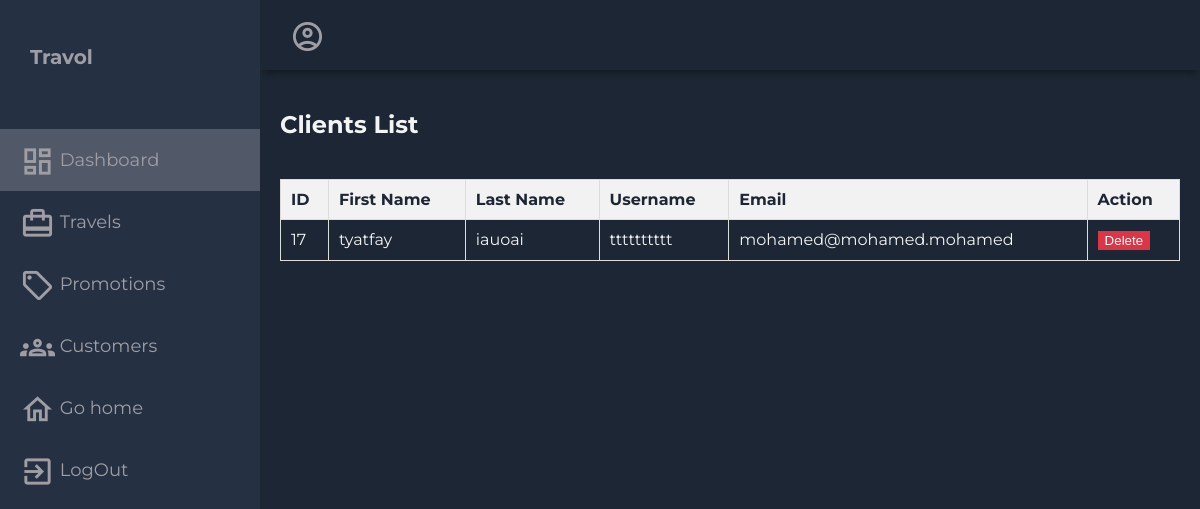
/clients/, run on the app's committed database.
### myfirstapp/models.py (models this page shows, shortened)
class CustomUser(AbstractUser):
    email = models.EmailField(unique=True)
    password = models.CharField(max_length=128)  # Use a more secure method for storing passwords
    birth_date = models.DateField(null=True, blank=True)
    first_name = models.CharField(max_length=30)
    last_name = models.CharField(max_length=30)
    groups = models.ManyToManyField(
        "auth.Group",
        related_name="customuser_set",
        blank=True,
        help_text="The groups this user belongs to. A user will get all permissions granted to each of their groups.",
        verbose_name="groups",
    )
    user_permissions = models.ManyToManyField(
        "auth.Permission",
        related_name="customuser_set",
        blank=True,
        help_text="Specific permissions for this user.",
        verbose_name="user permissions",
    )

### myfirstapp/views.py (the view)
# urls.py: path('clients/', client_list, name='client_list'),
def client_list(request):
    users = get_user_model().objects.filter(is_superuser=False)
    username = request.user.username
    context = {
        'username': username,
        'user_list': users,
    }
    return render(request, 'myfirstapp/Clients.html', context)

### myfirstapp/templates/myfirstapp/Clients.html (shortened to what this page needs)
{% load static %}
<!DOCTYPE html>
<html lang="en">
<head>
  <link rel="stylesheet" href="{% static 'css/dashboard.css' %}">
</head>
<body>
  <div class="grid-container">
    <header class="header">
      <div class="header-right">
        <span class="material-icons-outlined">account_circle</span>
      </div>
    </header>
    <aside id="sidebar">
      <div class="sidebar-title">
        <div class="sidebar-brand">
          Travol
        </div>
      </div>
      <ul class="sidebar-list">
        <li class="sidebar-list-item" id="aa">
          <a href="{% url 'administrator_dashboard' %}">
            <span class="material-icons-outlined">dashboard</span> Dashboard
          </a>
        </li>
        <li class="sidebar-list-item">
          <a href="{% url 'list_travels'%}">
            <span class="material-icons-outlined">card_travel</span> Travels
          </a>
        </li>
        <li class="sidebar-list-item">
          <a href="{% url 'add_promotion' %}">
            <span class="material-icons-outlined">local_offer</span> Promotions
          </a>
        </li>
        <li class="sidebar-list-item">
          <a href="{% url 'client_list' %}">
            <span class="material-icons-outlined">groups</span> Customers
          </a>
        </li>
        <li class="sidebar-list-item">
          <a href="{% url 'home_page' %}">
            <span class="material-icons-outlined">home</span> Go home
          </a>
        </li>
        <li class="sidebar-list-item">
          <a href="{% url 'logout_view' %}">
            <span class="material-icons-outlined">exit_to_app</span> LogOut
          </a>
        </li>
      </ul>
    </aside>
    {% block content %}
    <div class="main-container">
      <div class="main-title">
        <h2>Clients List</h2>
      </div>
      <div class="customer-list">
        <table class="table">
          <thead>
            <tr>
              <th>ID</th>
              <th>First Name</th>
              <th>Last Name</th>
              <th>Username</th>
              <th>Email</th>
              <th>Action</th>
            </tr>
          </thead>
          <tbody>
            {% for user in user_list %}
            <tr>
              <td>{{ user.id }}</td>
              <td>{{ user.first_name }}</td>
              <td>{{ user.last_name }}</td>
              <td>{{ user.username }}</td>
              <td>{{ user.email }}</td>
              <td>
                <form action="{% url 'delete_client' user.id %}" method="POST">
                  <button type="submit" class="btn btn-danger">Delete</button>
              </td>
            </tr>
            {% endfor %}
          </tbody>
        </table>
      </div>
    </div>
    {% endblock %}
  </div>
</body>
</html>

### static/css/dashboard.css (style rules this page uses)
body { margin: 0; padding: 0; background-color: #1d2634; color: #9e9ea4; font-family: 'Montserrat', sans-serif; }
.material-icons-outlined { vertical-align: middle; line-height: 1px; font-size: 35px; }
.grid-container { display: grid; grid-template-columns: 260px 1fr 1fr 1fr; grid-template-rows: 0.2fr 3fr; grid-template-areas: 'sidebar header header header' 'sidebar main main main'; height: 100vh; }
.header { grid-area: header; height: 70px; display: flex; align-items: center; justify-content: space-between; padding: 0 30px 0 30px; box-shadow: 0 6px 7px -3px rgba(0, 0, 0, 0.35); }
#sidebar { grid-area: sidebar; height: 100%; background-color: #263043; overflow-y: auto; transition: all 0.5s; -webkit-transition: all 0.5s; }
.sidebar-title { display: flex; justify-content: space-between; align-items: center; padding: 30px 30px 30px 30px; margin-bottom: 30px; }
.sidebar-brand { margin-top: 15px; font-size: 20px; font-weight: 700; }
.sidebar-list { padding: 0; margin-top: 15px; list-style-type: none; }
.sidebar-list-item { padding: 20px 20px 20px 20px; font-size: 18px; }
#aa { background-color: rgba(255, 255, 255, 0.2); }
.sidebar-list-item>a { text-decoration: none; color: #9e9ea4; }
.main-container { grid-area: main; overflow-y: auto; padding: 20px 20px; color: rgba(255, 255, 255, 0.95); }
.main-title { display: flex; justify-content: space-between; }

### myfirstapp/templates/myfirstapp/Clients.html (style rules this page uses)
.customer-list { margin-top: 20px; }
.table { width: 100%; border-collapse: collapse; }
th, td { padding: 10px; border: 1px solid #ddd; text-align: left; }
th { background-color: #f2f2f2; color: #1d2634; }
.btn-danger { background-color: #dc3545; color: #fff; border: 1px solid #dc3545; }

### data on the page
CustomUser: id "17", first_name "tyatfay", last_name "iauoai", username "tttttttttt", email "mohamed@mohamed.mohamed"
